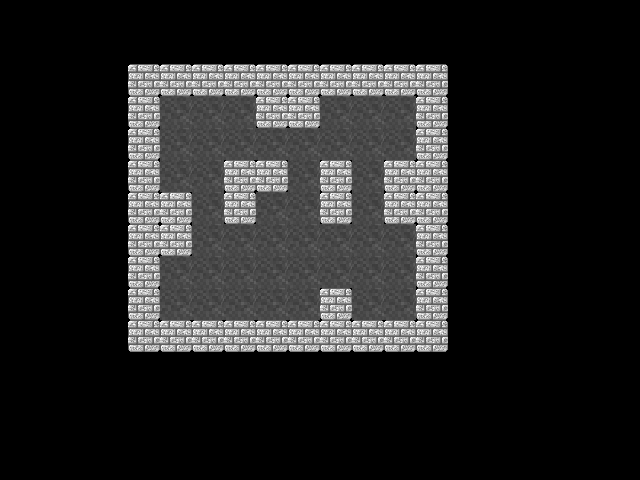

A 2D game scene composited from a Tiled map and its tileset images. What follows is a short description and the map's XML, with every tile layer's data as written:
An orthogonal 20x15 tile map with 32x32 px tiles, 2 tile layers (Grounds, Walls), 6 tilesets and 11 objects (4x Red, 3x Blue, 3x Green, Hero).

<map version="1.0" orientation="orthogonal" width="20" height="15" tilewidth="32" tileheight="32">
 <tileset firstgid="1" name="grounds" tilewidth="32" tileheight="32">
  <image source="../assets/images/grounds.png" width="128" height="128" />
 </tileset>
 <tileset firstgid="17" name="walls" tilewidth="32" tileheight="32">
  <image source="../assets/images/walls.png" width="128" height="96" />
 </tileset>
 <tileset firstgid="29" name="changers" tilewidth="32" tileheight="32">
  <image source="../assets/images/changers.png" width="96" height="32" />
 </tileset>
 <tileset firstgid="32" name="capsules" tilewidth="32" tileheight="32">
  <image source="../assets/images/capsules.png" width="96" height="64" />
 </tileset>
 <tileset firstgid="38" name="viruses" tilewidth="32" tileheight="32">
  <image source="../assets/images/viruses.png" width="96" height="128" />
 </tileset>
 <tileset firstgid="50" name="hero" tilewidth="32" tileheight="32">
  <image source="../assets/images/character.png" width="384" height="96" />
 </tileset>
 <layer name="Grounds" width="20" height="15">
  <data encoding="csv">
0,0,0,0,0,0,0,0,0,0,0,0,0,0,0,0,0,0,0,0,
0,0,0,0,0,0,0,0,0,0,0,0,0,0,0,0,0,0,0,0,
0,0,0,0,0,0,0,0,0,0,0,0,0,0,0,0,0,0,0,0,
0,0,0,0,0,3,3,3,3,3,3,3,3,0,0,0,0,0,0,0,
0,0,0,0,0,3,3,3,3,3,3,3,3,0,0,0,0,0,0,0,
0,0,0,0,0,3,3,3,3,3,3,3,3,0,0,0,0,0,0,0,
0,0,0,0,0,3,3,3,3,3,3,3,3,0,0,0,0,0,0,0,
0,0,0,0,0,3,3,3,3,3,3,3,3,0,0,0,0,0,0,0,
0,0,0,0,0,3,3,3,3,3,3,3,3,0,0,0,0,0,0,0,
0,0,0,0,0,3,3,3,3,3,3,3,3,0,0,0,0,0,0,0,
0,0,0,0,0,0,0,0,0,0,0,0,0,0,0,0,0,0,0,0,
0,0,0,0,0,0,0,0,0,0,0,0,0,0,0,0,0,0,0,0,
0,0,0,0,0,0,0,0,0,0,0,0,0,0,0,0,0,0,0,0,
0,0,0,0,0,0,0,0,0,0,0,0,0,0,0,0,0,0,0,0,
0,0,0,0,0,0,0,0,0,0,0,0,0,0,0,0,0,0,0,0
</data>
 </layer>
 <layer name="Walls" width="20" height="15">
  <data encoding="csv">
0,0,0,0,0,0,0,0,0,0,0,0,0,0,0,0,0,0,0,0,
0,0,0,0,0,0,0,0,0,0,0,0,0,0,0,0,0,0,0,0,
0,0,0,0,21,21,21,21,21,21,21,21,21,21,0,0,0,0,0,0,
0,0,0,0,21,0,0,0,21,21,0,0,0,21,0,0,0,0,0,0,
0,0,0,0,21,0,0,0,0,0,0,0,0,21,0,0,0,0,0,0,
0,0,0,0,21,0,0,21,21,0,21,0,21,21,0,0,0,0,0,0,
0,0,0,0,21,21,0,21,0,0,21,0,21,21,0,0,0,0,0,0,
0,0,0,0,21,21,0,0,0,0,0,0,0,21,0,0,0,0,0,0,
0,0,0,0,21,0,0,0,0,0,0,0,0,21,0,0,0,0,0,0,
0,0,0,0,21,0,0,0,0,0,21,0,0,21,0,0,0,0,0,0,
0,0,0,0,21,21,21,21,21,21,21,21,21,21,0,0,0,0,0,0,
0,0,0,0,0,0,0,0,0,0,0,0,0,0,0,0,0,0,0,0,
0,0,0,0,0,0,0,0,0,0,0,0,0,0,0,0,0,0,0,0,
0,0,0,0,0,0,0,0,0,0,0,0,0,0,0,0,0,0,0,0,
0,0,0,0,0,0,0,0,0,0,0,0,0,0,0,0,0,0,0,0
</data>
 </layer>
 <objectgroup name="Changers" width="20" height="15">
  <object name="Red" gid="29" x="256" y="160">
   <properties>
    <property name="type" value="red" />
   </properties>
  </object>
  <object name="Blue" gid="30" x="384" y="320">
   <properties>
    <property name="type" value="blue" />
   </properties>
  </object>
  <object name="Green" gid="31" x="224" y="160">
   <properties>
    <property name="type" value="green" />
   </properties>
  </object>
  <object name="Red" gid="29" x="320" y="256">
   <properties>
    <property name="type" value="red" />
   </properties>
  </object>
 </objectgroup>
 <objectgroup name="Capsules" width="20" height="15">
  <object name="Blue" gid="33" x="352" y="160">
   <properties>
    <property name="type" value="blue" />
   </properties>
  </object>
  <object name="Green" gid="34" x="224" y="288">
   <properties>
    <property name="type" value="green" />
   </properties>
  </object>
  <object name="Red" gid="32" x="192" y="192">
   <properties>
    <property name="type" value="red" />
   </properties>
  </object>
 </objectgroup>
 <objectgroup name="Viruses" width="20" height="15">
  <object name="Green" gid="40" x="160" y="288">
   <properties>
    <property name="type" value="green" />
   </properties>
  </object>
  <object name="Blue" gid="39" x="320" y="288">
   <properties>
    <property name="type" value="blue" />
   </properties>
  </object>
  <object name="Red" gid="38" x="384" y="256">
   <properties>
    <property name="type" value="red" />
   </properties>
  </object>
 </objectgroup>
 <objectgroup name="Hero" width="20" height="15">
  <object name="Hero" gid="74" x="224" y="256">
   <properties>
    <property name="color" value="green" />
   </properties>
  </object>
 </objectgroup>
</map>
